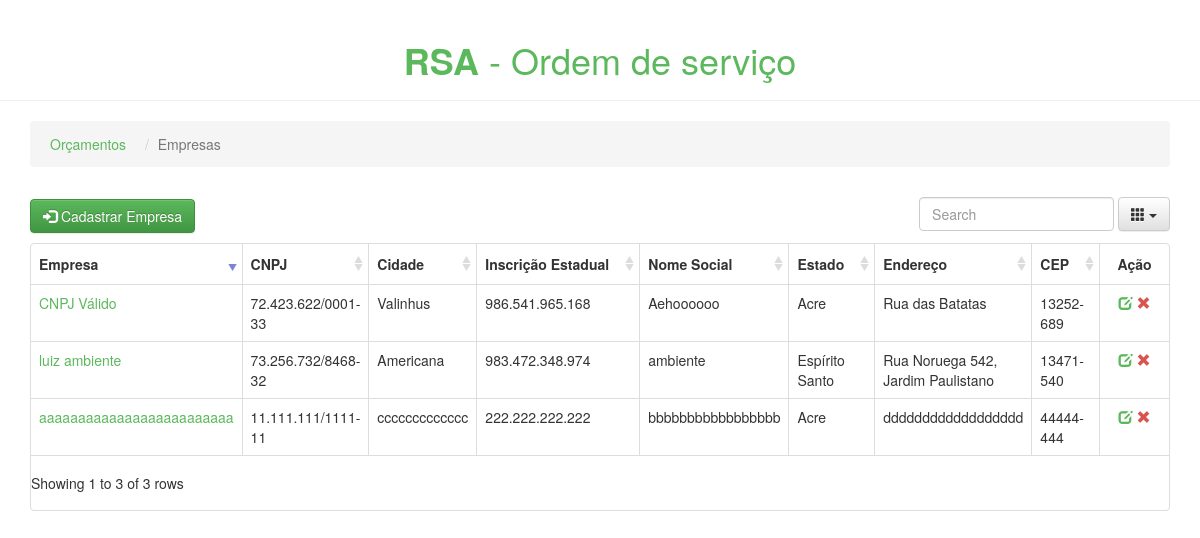
The app's page /pros/empresas/ with its own data.
### pros/models.py (models this page shows, shortened)
class Empresa(models.Model):
    nome_empresa = models.CharField(max_length=200)
    nome_social = models.CharField(max_length=200)
    cnpj = models.CharField(max_length=20, unique=True)
    insc_estadual = models.CharField(max_length=20)
    cidade = models.CharField(max_length=100)
    estado = models.CharField(max_length=100)
    end = models.CharField(max_length=300)
    cep = models.CharField(max_length=10)

### pros/views.py (the view)
# urls.py: url(r'^empresas/delete_empresa/(\d+)/$', views.delete_empresa, name='delete_empresa'),
def empresas(request):
    empresa_list = Empresa.objects.order_by('nome_empresa')
    return render(request, 'pros/empresas.html', {'empresa_list': empresa_list})

### pros/templates/pros/empresas.html (shortened to what this page needs)
<!DOCTYPE HTML>
{% load staticfiles %}
<html lang="pt-br">
    <head>
        <link rel="stylesheet" href="{% static 'css/bootstrap.min.css' %}">
        <link rel="stylesheet" href="{% static 'css/bootstrap-theme.min.css' %}">
        <link rel="stylesheet" href="{% static 'css/bootstrap-table.min.css' %}">
        <link rel="stylesheet" href="{% static 'css/pros.css' %}">
    </head>
    <body>
        <header class="page-header text-center color-link-empresa">
            <h1><strong>RSA</strong> - Ordem de serviço</h1>
        </header>
        <div class="container">
            <ul class="breadcrumb">
                <li><a class="color-link-empresa" href="{% url 'pros:index' %}">Orçamentos</a>
                    </li>
                <li class="active">Empresas</li>
            </ul>
            <div id="toolbar-empresa">
                <a type="button" class="btn btn-success" href="{% url 'pros:cadastro_empresa' %}">
                    <i class="glyphicon glyphicon-log-in"></i> Cadastrar Empresa
                </a>
            </div>
            <table data-toggle="table"
                data-toolbar="#toolbar-empresa"
                data-search="true"
                data-sort-name="nome_empresa"
                data-sort-order="desc"
                data-pagination="true"
                data-show-footer="false"
                data-page-list="[10, 25, 50, 100, ALL]"
                data-minimum-count-columns="2"
                data-show-columns="true">
                <thead>
                    <tr>
                        <th data-field="nome_empresa" data-sortable="true">Empresa</th>
                        <th data-field="cnpj" data-sortable="true">CNPJ</th>
                        <th data-field="cidade" data-sortable="true">Cidade</th>
                        <th data-field="insc_estadual" data-sortable="true">Inscrição Estadual</th>
                        <th data-field="nome_social" data-sortable="true">Nome Social</th>
                        <th data-field="estado" data-sortable="true">Estado</th>
                        <th data-field="end" data-sortable="true">Endereço</th>
                        <th data-field="cep" data-sortable="true">CEP</th>
                        <th data-field="action" class="col-md-1" data-align="center">Ação</th>
                    </tr>
                </thead>
                <tbody>
                    {% for empresa in empresa_list %}
                        <tr>
                            <td class="text-overflow">
                                <a class="color-link-empresa" href="{% url 'pros:clientes' empresa.id %}">
                                    {{ empresa.nome_empresa }}
                                </a>
                            </td>
                            <td class="text-overflow">{{ empresa.cnpj }}</td>
                            <td class="text-overflow">{{ empresa.cidade }}</td>
                            <td class="text-overflow">{{ empresa.insc_estadual }}</td>
                            <td class="text-overflow">{{ empresa.nome_social }}</td>
                            <td class="text-overflow">{{ empresa.estado }}</td>
                            <td class="text-overflow">{{ empresa.end }}</td>
                            <td class="text-overflow">{{ empresa.cep }}</td>
                            <td class="col-md-1" data-align="center">
                                <a class="edit ml10" href="{% url 'pros:update_empresa' empresa.id %}" title="Edit">
                                    <i class="glyphicon glyphicon-edit color-link-empresa"></i>
                                </a>
                                <a class="remove ml10 remove-empresa" title="Remove" data-toggle="modal" href="#"
                                   data-id="{{ empresa.id }}" data-name="{{ empresa.nome_empresa }}"
                                   data-target="#empresa-del">
                                    <i class="glyphicon glyphicon-remove color-delete"></i>
                                </a>
                            </td>
                        </tr>
                    {% endfor %}
                </tbody>
            </table>
        </div>
    </body>
</html>

### pros/static/css/pros.css (style rules this page uses)
body { background-color: e9e9e9; }
.color-link-empresa { color: #5cb85c; }
.color-delete { color: #d9534f; }
.breadcrumb li { padding: 5px; }

### records on screen
Empresa: nome_empresa "CNPJ Válido", cnpj "72.423.622/0001-33", cidade "Valinhus", insc_estadual "986.541.965.168", nome_social "Aehoooooo", estado "Acre", end "Rua das Batatas", cep "13252-689"
Empresa: nome_empresa "aaaaaaaaaaaaaaaaaaaaaaaaa", cnpj "11.111.111/1111-11", cidade "ccccccccccccc", insc_estadual "222.222.222.222", nome_social "bbbbbbbbbbbbbbbbb", estado "Acre", end "dddddddddddddddddd", cep "44444-444"
Empresa: nome_empresa "luiz ambiente", cnpj "73.256.732/8468-32", cidade "Americana", insc_estadual "983.472.348.974", nome_social "ambiente", estado "Espírito Santo", end "Rua Noruega 542, Jardim Paulistano", cep "13471-540"
